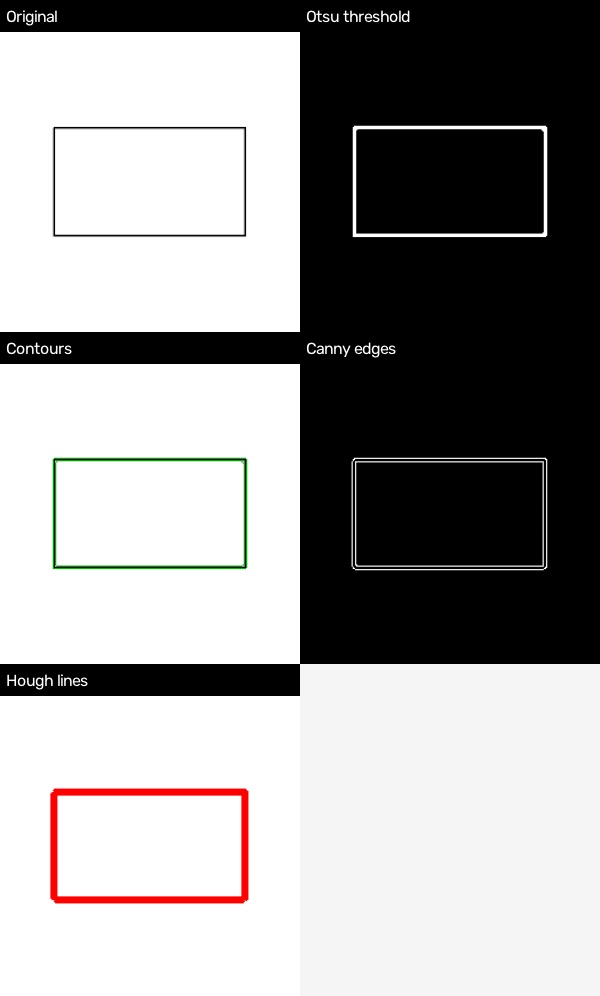
#> input picture analysis/visual_reports/images_clean__00000_block_front_opencv_report.jpg, 600 x 996 px
$ python geometric_result_consolidation.py analysis/visual_reports/images_clean__00000_block_front_opencv_report.jpg
#> lines starting #> are read from the running program, lines starting #| are printed output that depends on the picture; after the words box and inside, x2 and y2 are one past the last pixel; in counts of white or black regions, pixels touching at a corner belong together
"""
Improved geometric detection for clean/freehand CAD sketch images.

Key enhancements:
- Skeletonization before LSD to prevent parallel double-edge lines on thick strokes.
- Contour circularity check to reliably detect hand-drawn circles/ellipses.
- Endpoint snapping to snap nearby line corners into clean vertices.
"""

import json
import math
import sys
from pathlib import Path

import cv2
import numpy as np

OUTPUT_DIR = Path("consolidated_geometry")

# Parameter tuning
ANGLE_TOLERANCE_DEG = 8.0
PERPENDICULAR_DISTANCE_TOLERANCE_PX = 5.0
SEGMENT_GAP_TOLERANCE_PX = 15.0
MIN_LINE_LENGTH_PX = 12.0
MIN_CONTOUR_AREA_PX = 50.0
CORNER_SNAP_RADIUS_PX = 10.0


def skeletonize_binary(binary):
    """Reduces thick strokes to a 1-pixel thin skeleton."""
    skel = np.zeros(binary.shape, np.uint8)
    element = cv2.getStructuringElement(cv2.MORPH_CROSS, (3, 3))
    done = False
    img = binary.copy()
    while not done:
        eroded = cv2.erode(img, element)
        temp = cv2.dilate(eroded, element)
        temp = cv2.subtract(img, temp)
        skel = cv2.bitwise_or(skel, temp)
        img = eroded.copy()
        if cv2.countNonZero(img) == 0:
            done = True
    return skel


def angle_diff_undirected(a, b):
    d = abs((a - b) % 180.0)
    return min(d, 180.0 - d)


def line_params(segment):
    x1, y1, x2, y2 = map(float, segment)
    dx, dy = x2 - x1, y2 - y1
    length = math.hypot(dx, dy)
    angle = math.degrees(math.atan2(dy, dx)) % 180.0
    ux, uy = dx / length, dy / length
    nx, ny = -uy, ux
    offset = nx * x1 + ny * y1
    t1 = x1 * ux + y1 * uy
    t2 = x2 * ux + y2 * uy
    return {
        "segment": [x1, y1, x2, y2],
        "length": length,
        "angle": angle,
        "ux": ux, "uy": uy,
        "nx": nx, "ny": ny,
        "offset": offset,
        "tmin": min(t1, t2),
        "tmax": max(t1, t2),
    }


def can_merge(a, b):
    if angle_diff_undirected(a["angle"], b["angle"]) > ANGLE_TOLERANCE_DEG:
        return False

    ax1, ay1, ax2, ay2 = a["segment"]
    dx, dy = ax2 - ax1, ay2 - ay1
    length = max(math.hypot(dx, dy), 1e-9)
    distances = [
        abs(dx * (y - ay1) - dy * (x - ax1)) / length
        for x, y in [
            (b["segment"][0], b["segment"][1]),
            (b["segment"][2], b["segment"][3]),
        ]
    ]
    if max(distances) > PERPENDICULAR_DISTANCE_TOLERANCE_PX:
        return False

    a0 = np.array([ax1, ay1], dtype=float)
    ux, uy = a["ux"], a["uy"]
    b_points = [
        np.array([b["segment"][0], b["segment"][1]], dtype=float),
        np.array([b["segment"][2], b["segment"][3]], dtype=float),
    ]
    b_proj = [float((p[0] - a0[0]) * ux + (p[1] - a0[1]) * uy) for p in b_points]
    a_proj = [0.0, length]
    gap = max(0.0, max(min(a_proj), min(b_proj)) - min(max(a_proj), max(b_proj)))
    return gap <= SEGMENT_GAP_TOLERANCE_PX


def merge_group(group):
    points = []
    for item in group:
        x1, y1, x2, y2 = item["segment"]
        points.extend([[x1, y1], [x2, y2]])
    pts = np.asarray(points, dtype=np.float32)
    mean = pts.mean(axis=0)
    centered = pts - mean
    _, _, vt = np.linalg.svd(centered, full_matrices=False)
    direction = vt[0]
    projections = centered @ direction
    p1 = mean + direction * projections.min()
    p2 = mean + direction * projections.max()
    x1, y1 = map(float, p1)
    x2, y2 = map(float, p2)
    length = math.hypot(x2 - x1, y2 - y1)
    return {
        "type": "line",
        "start": [round(x1, 3), round(y1, 3)],
        "end": [round(x2, 3), round(y2, 3)],
        "length": round(length, 3),
        "angle_deg": round(math.degrees(math.atan2(y2 - y1, x2 - x1)) % 180, 3),
        "sources": ["LSD_Skeleton"],
        "merged_segment_count": len(group),
    }


def merge_lines(raw_segments):
    params = []
    for seg in raw_segments:
        try:
            p = line_params(seg)
            if p["length"] >= MIN_LINE_LENGTH_PX:
                params.append(p)
        except (ValueError, ZeroDivisionError):
            continue

    groups = []
    for candidate in sorted(params, key=lambda p: p["length"], reverse=True):
        matching = [i for i, group in enumerate(groups)
                    if any(can_merge(candidate, existing) for existing in group)]
        if not matching:
            groups.append([candidate])
        else:
            first = matching[0]
            groups[first].append(candidate)
            for idx in reversed(matching[1:]):
                groups[first].extend(groups.pop(idx))

    merged = [merge_group(group) for group in groups]
    return [line for line in merged if line["length"] >= MIN_LINE_LENGTH_PX]


def snap_corners(lines, radius=CORNER_SNAP_RADIUS_PX):
    """Snaps endpoints of distinct lines together if they are within a small radius."""
    endpoints = []
    for i, line in enumerate(lines):
        endpoints.append((i, "start", np.array(line["start"])))
        endpoints.append((i, "end", np.array(line["end"])))

    n = len(endpoints)
    for i in range(n):
        for j in range(i + 1, n):
            idx1, key1, pt1 = endpoints[i]
            idx2, key2, pt2 = endpoints[j]
            if idx1 == idx2:
                continue
            dist = np.linalg.norm(pt1 - pt2)
            if dist <= radius:
                midpoint = ((pt1 + pt2) / 2.0).round(3).tolist()
                lines[idx1][key1] = midpoint
                lines[idx2][key2] = midpoint
    return lines


def main():
    if len(sys.argv) < 2:
        print('Usage: python geometric_result_consolidation.py "path_to_image.png"')
        return 1

    image_path = Path(sys.argv[1])
    if not image_path.is_file():
        print(f"ERROR: Image not found: {image_path}")
        return 1

    gray = cv2.imread(str(image_path), cv2.IMREAD_GRAYSCALE)
    if gray is None:
        print(f"ERROR: Could not read image: {image_path}")
        return 1

    blurred = cv2.GaussianBlur(gray, (3, 3), 0)
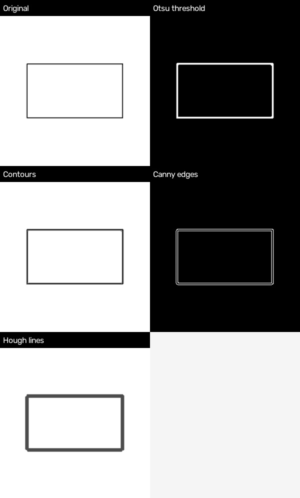
#> blurred: shape (996, 600) (shown at 1/2 size); min 0, max 255, mean 155.8

    # Threshold image to separate sketch lines from background
    _, binary = cv2.threshold(blurred, 0, 255, cv2.THRESH_BINARY_INV + cv2.THRESH_OTSU)
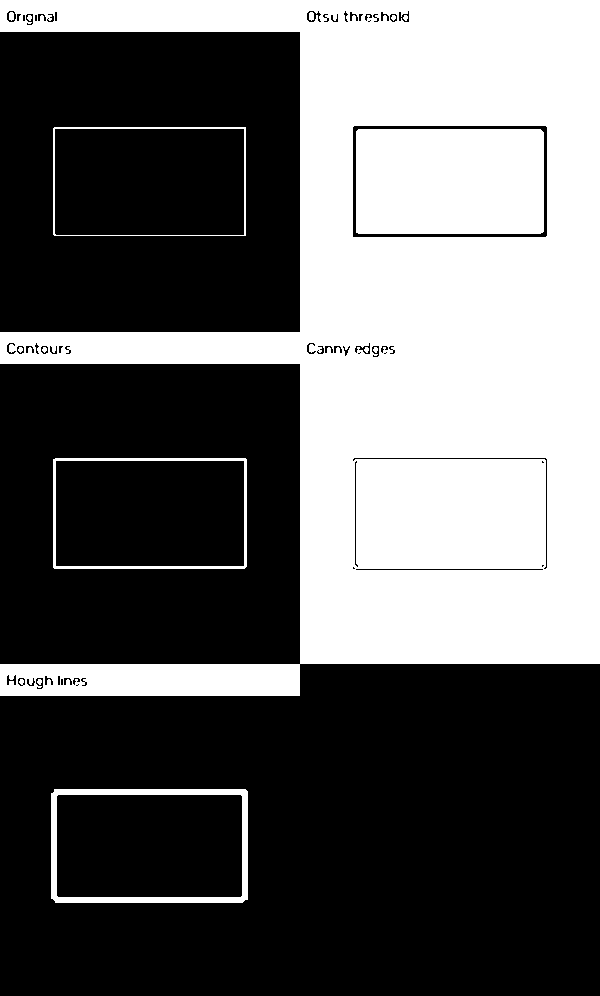
#> binary: shape (996, 600); 38.6% white; 15 white regions, largest, box (x1, y1, x2, y2) and area: (0, 0, 600, 696) 204269, (356, 129, 544, 234) 19725, (51, 789, 248, 903) 3553

    # Skeletonize to reduce thick/double stroke lines to a single center pixel
    skel = skeletonize_binary(binary)
#> the loop in skeletonize_binary, `while not done:` made 180 passes
#> pass 1, in skeletonize_binary, `eroded = cv2.erode(img, element)`:
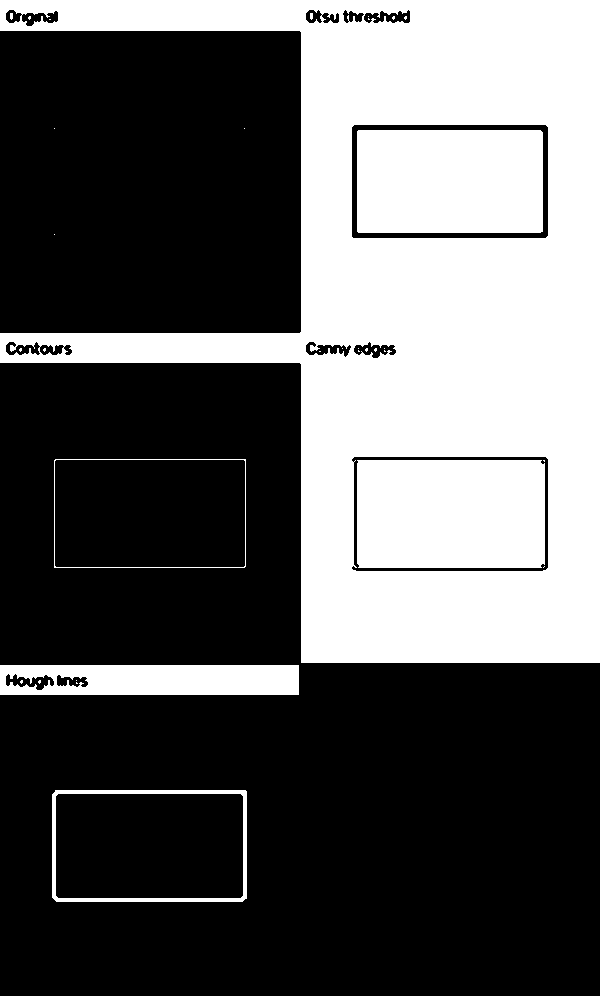
#> eroded: shape (996, 600); 36.9% white; 33 white regions (27 under 20 px), largest, box (x1, y1, x2, y2) and area: (0, 0, 600, 663) 169888, (357, 460, 545, 568) 20270, (357, 130, 543, 233) 19151, (0, 665, 299, 695) 8330, (52, 790, 247, 902) 2375, (54, 459, 246, 568) 600
#> pass 1, in skeletonize_binary, `temp = cv2.subtract(img, temp)`:
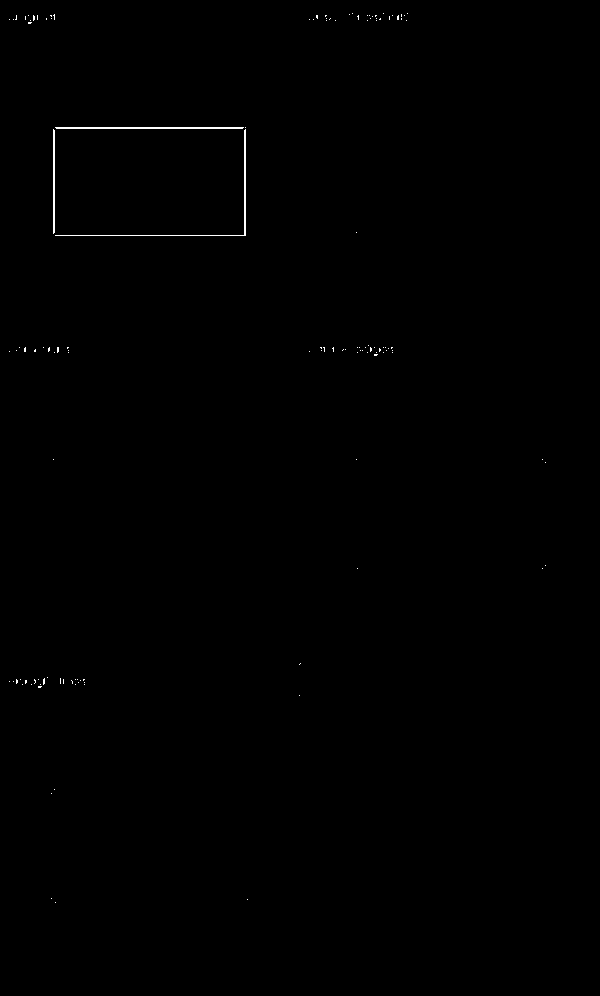
#> temp: shape (996, 600); 0.22% white in thin lines or dots, all inside (x1, y1, x2, y2) = (9, 13, 546, 903)
#> after the loop in skeletonize_binary, `while not done:`:
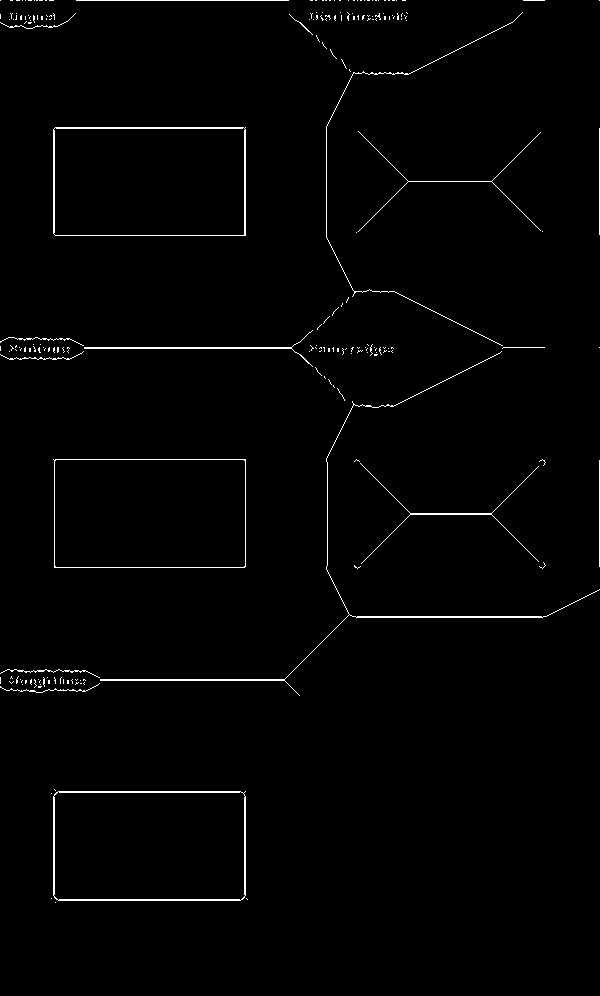
#> skel: shape (996, 600); 1.3% white in thin lines or dots

    # Detect lines on skeleton image using LSD
    lsd = cv2.createLineSegmentDetector(cv2.LSD_REFINE_STD)
    detected, _, _, _ = lsd.detect(skel)
#> detected = 149 rows, first 6: [54.71, 233.1, 54.7, 129.4], [54.71, 894.4, 54.7, 795.6], [410.6, 514.7, 490.6, 514.7], [49.39, 668.4, 24.34, 670.1], [369.4, 404.1, 360.7, 403.7], [23.14, 669.1, 8.04, 668.2]
    raw_segments = detected.reshape(-1, 4).tolist() if detected is not None else []
#> raw_segments = 149 items, first 6: [54.71, 233.1, 54.7, 129.4], [54.71, 894.4, 54.7, 795.6], [410.6, 514.7, 490.6, 514.7], [49.39, 668.4, 24.34, 670.1], [369.4, 404.1, 360.7, 403.7], [23.14, 669.1, 8.04, 668.2]
    merged_lines = merge_lines(raw_segments)
#> the loop in merge_lines, `for seg in raw_segments:` made 149 passes
#> (x1 in line_params, y1 in line_params, x2 in line_params, y2 in line_params, dx in line_params, dy in line_params, length in line_params, angle in line_params) on passes 2 to 8: (54.71, 894.4, 54.7, 795.6, -0.0106, -98.75, 98.75, 89.99), (410.6, 514.7, 490.6, 514.7, 80, 0.0058, 80, 0.00415), (49.39, 668.4, 24.34, 670.1, -25.05, 1.74, 25.11, 176), (369.4, 404.1, 360.7, 403.7, -8.73, -0.438, 8.74, 2.87), (23.14, 669.1, 8.04, 668.2, -15.1, -0.934, 15.13, 3.54), (33.13, 689.1, 13.14, 688.8, -19.99, -0.384, 20, 1.1), (242.9, 129.4, 242.9, 234.4, 0.0115, 105, 105, 89.99)
#> the loop in merge_lines, `for candidate in sorted(params, key=lambda p: p["length"], reverse=Tru..` made 116 passes
    merged_lines = snap_corners(merged_lines)
#> the loop in snap_corners, `for i, line in enumerate(lines):` made 65 passes

    # Contour and Circularity Detection for Circles/Ellipses
    contours_cv, _ = cv2.findContours(binary, cv2.RETR_EXTERNAL, cv2.CHAIN_APPROX_SIMPLE)
    circles = []
    contour_features = []

    for contour in contours_cv:
        area = float(cv2.contourArea(contour))
        if area < MIN_CONTOUR_AREA_PX:
            continue
        perimeter = float(cv2.arcLength(contour, True))
        if perimeter == 0:
            continue

        circularity = 4 * math.pi * area / (perimeter ** 2)

        # Classify highly circular loops as Circles
        if circularity > 0.55:
            (cx, cy), radius = cv2.minEnclosingCircle(contour)
            circles.append({
                "type": "circle",
                "center": [round(float(cx), 3), round(float(cy), 3)],
                "radius": round(float(radius), 3),
                "circularity": round(circularity, 3),
                "sources": ["Contour_Circularity"],
            })
        else:
            x, y, w, h = cv2.boundingRect(contour)
            contour_features.append({
                "type": "contour",
                "points": contour.reshape(-1, 2).astype(float).tolist(),
                "area": round(area, 3),
                "perimeter": round(perimeter, 3),
                "bounding_box": {"x": int(x), "y": int(y), "width": int(w), "height": int(h)},
                "sources": ["OpenCV_contours"],
            })
#> this loop made 4 passes

    features = []
    for item in merged_lines + circles + contour_features:
        item["id"] = f"F{len(features) + 1}"
        features.append(item)
#> this loop made 69 passes

    result = {
        "image_id": image_path.stem,
        "image_path": str(image_path.resolve()),
        "image_width": int(gray.shape[1]),
        "image_height": int(gray.shape[0]),
        "feature_count": len(features),
        "features": features,
        "detection_counts": {
            "raw_lsd_segments": len(raw_segments),
            "merged_lines": len(merged_lines),
            "circles": len(circles),
            "contours": len(contour_features),
        },
    }

    OUTPUT_DIR.mkdir(parents=True, exist_ok=True)
    stem = image_path.stem
    json_path = OUTPUT_DIR / f"{stem}_geometry.json"
    json_path.write_text(json.dumps(result, indent=2), encoding="utf-8")

    # Save visualization preview
    preview = cv2.cvtColor(gray, cv2.COLOR_GRAY2BGR)

    # Draw lines in red
    for item in merged_lines:
        x1, y1 = map(lambda v: int(round(v)), item["start"])
        x2, y2 = map(lambda v: int(round(v)), item["end"])
        cv2.line(preview, (x1, y1), (x2, y2), (0, 0, 255), 1)
#> this loop made 65 passes
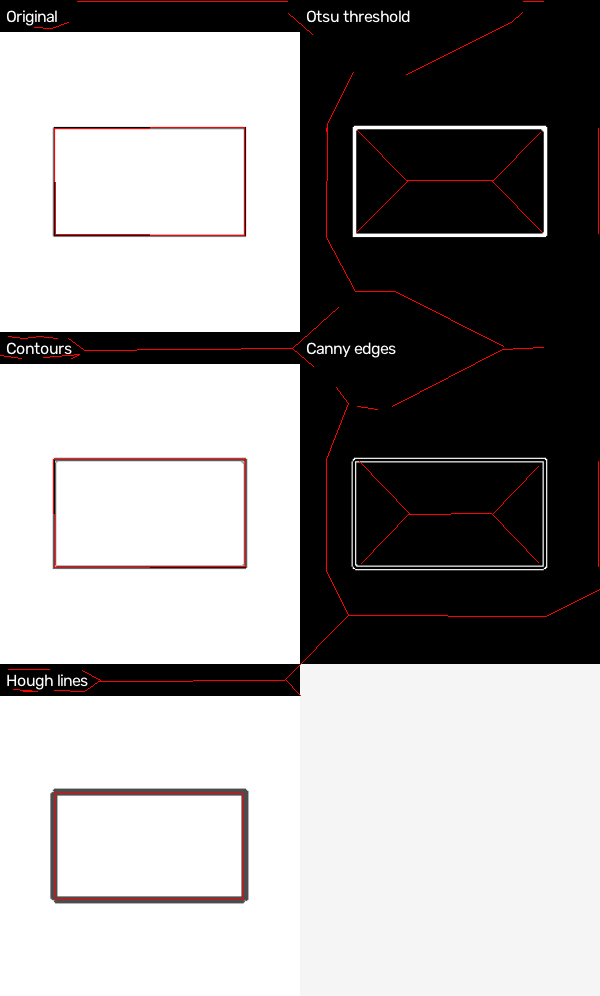
#> preview: shape (996, 600, 3); mean B, G, R 155.6, 155.6, 157.7

    # Draw detected circles in green
    for circle in circles:
        cx, cy = map(lambda v: int(round(v)), circle["center"])
        r = int(round(circle["radius"]))
        cv2.circle(preview, (cx, cy), r, (0, 255, 0), 2)
#> this loop made 3 passes
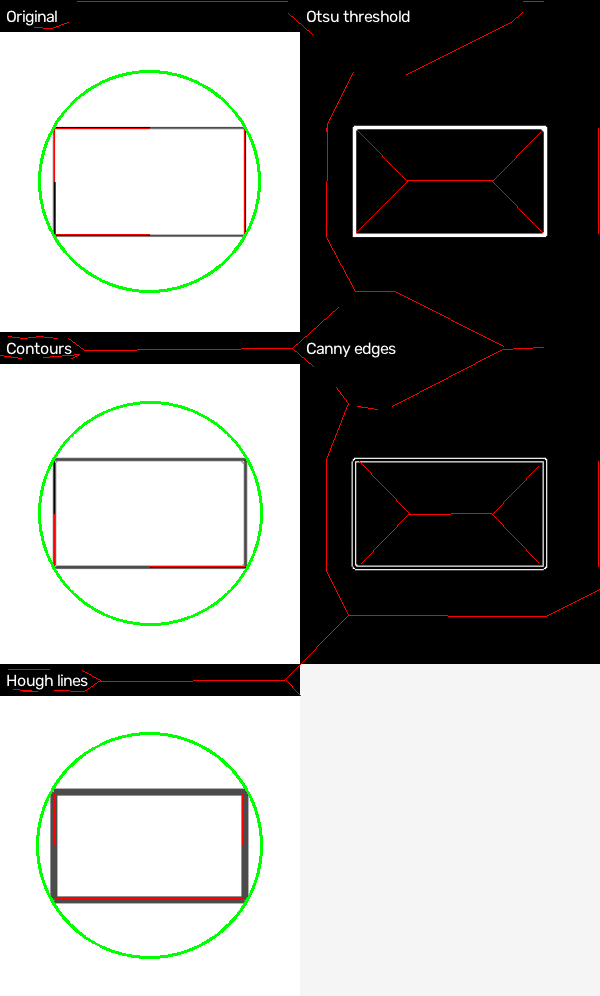
#> preview: shape (996, 600, 3); 1.04% of pixels changed, all inside (x1, y1, x2, y2) = (36, 70, 263, 959)

    cv2.imwrite(str(OUTPUT_DIR / f"{stem}_skeleton.png"), skel)
    cv2.imwrite(str(OUTPUT_DIR / f"{stem}_detections.png"), preview)

    print(f"Processed image: {image_path.resolve()}")
    print(f"Raw LSD segments: {len(raw_segments)}")
#| Raw LSD segments: 149
    print(f"Merged lines: {len(merged_lines)}")
#| Merged lines: 65
    print(f"Circles detected: {len(circles)}")
#| Circles detected: 3
    print(f"Saved preview: {(OUTPUT_DIR / (stem + '_detections.png')).resolve()}")
    return 0


if __name__ == "__main__":
    raise SystemExit(main())
#> (the program exits here)
